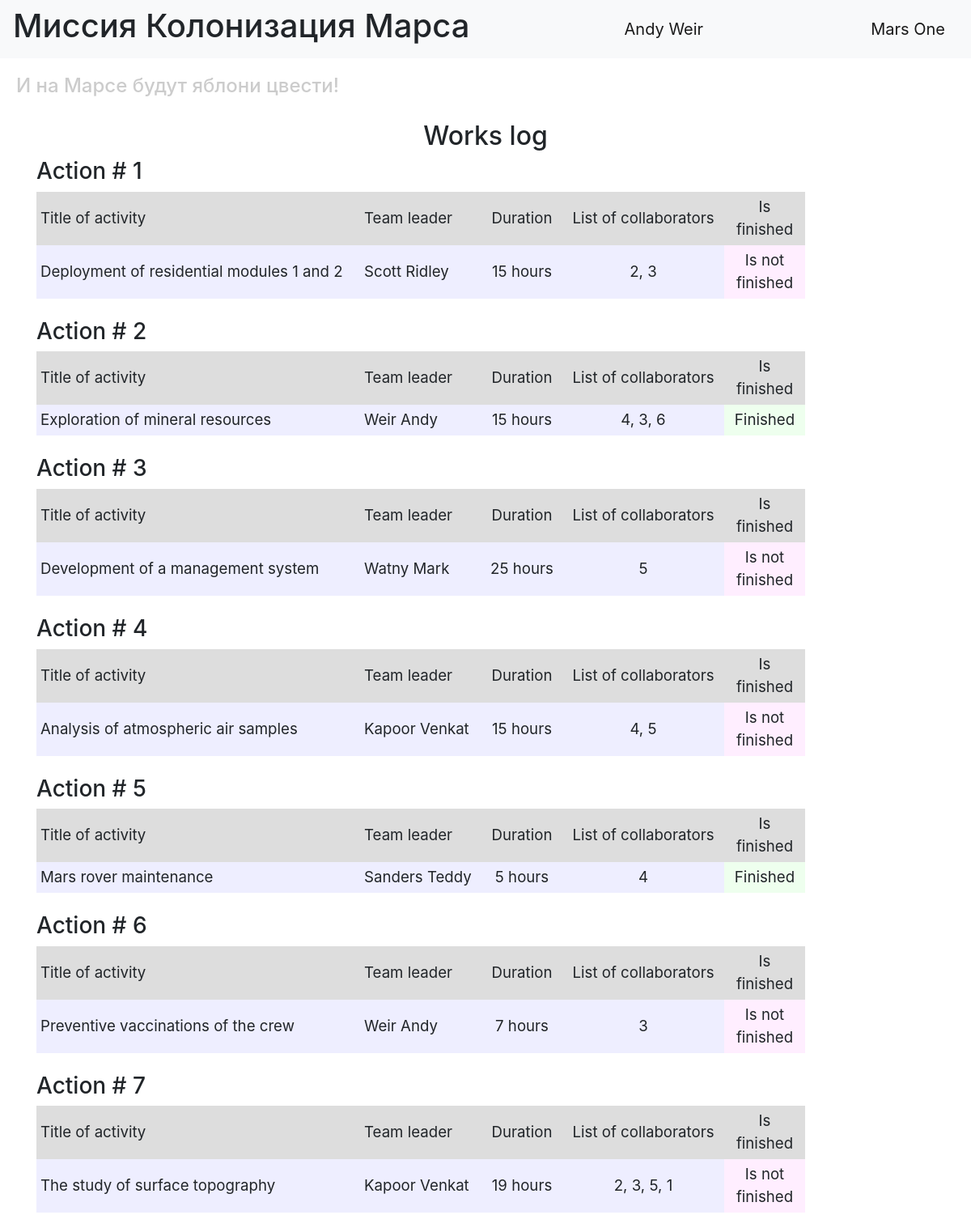
/ (signed in), run on the app's committed database.
### data/users.py (models this page shows, shortened)
class User(SqlAlchemyBase, UserMixin, SerializerMixin):
    __tablename__ = 'users'
    id = sqlalchemy.Column(sqlalchemy.Integer, primary_key=True, autoincrement=True)
    surname = sqlalchemy.Column(sqlalchemy.String, nullable=True)
    name = sqlalchemy.Column(sqlalchemy.String, nullable=True)
    age = sqlalchemy.Column(sqlalchemy.Integer, nullable=True)
    position = sqlalchemy.Column(sqlalchemy.String, nullable=True)
    speciality = sqlalchemy.Column(sqlalchemy.String, nullable=True)
    address = sqlalchemy.Column(sqlalchemy.String, nullable=True)
    email = sqlalchemy.Column(sqlalchemy.String, index=True, unique=True, nullable=True)
    hashed_password = sqlalchemy.Column(sqlalchemy.String, nullable=True)
    modifed_date = sqlalchemy.Column(sqlalchemy.DateTime, default=datetime.datetime.now)
    jobs = orm.relation("Jobs", back_populates='user')

### data/jobs.py (models this page shows, shortened)
class Jobs(SqlAlchemyBase, UserMixin, SerializerMixin):
    __tablename__ = 'jobs'
    id = sqlalchemy.Column(sqlalchemy.Integer, primary_key=True, autoincrement=True)
    job = sqlalchemy.Column(sqlalchemy.String, nullable=True)
    work_size = sqlalchemy.Column(sqlalchemy.Integer, nullable=True, default=0)
    collaborators = sqlalchemy.Column(sqlalchemy.String, nullable=True)
    start_date = sqlalchemy.Column(sqlalchemy.DateTime, default=datetime.datetime.now)
    end_date = sqlalchemy.Column(sqlalchemy.DateTime, default=datetime.datetime.now)
    is_finished = sqlalchemy.Column(sqlalchemy.Boolean, default=True)
    team_leader = sqlalchemy.Column(sqlalchemy.Integer, sqlalchemy.ForeignKey("users.id"))
    user = orm.relation('User')

### main.py (the view)
@app.route("/")
def index():
    db_sess = db_session.create_session()
    jobs = db_sess.query(Jobs).all()
    users = db_sess.query(User).all()
    names = {name.id: (name.surname, name.name) for name in users}
    return render_template("index.html", jobs=jobs, names=names, title='Work log')

### data/db_session.py (called while the page is built)
def create_session() -> Session:
    global __factory
    return __factory()

### main.py (called while the page is built)
@login_manager.user_loader
def load_user(user_id):
    db_sess = db_session.create_session()
    return db_sess.query(User).get(user_id)

### templates/index.html (shortened to what this page needs)
{% extends "base.html" %}
{% block content %}
<h2 align="center">Works log</h2>
{% for job in jobs %}
<h3>Action # {{ job.id }}</h3>
<div class="table_container">
    <table class="my_table">
        <tr class="my_row">
            <td class="title" width="400px" bgcolor="#dddddd">Title of activity</td>
            <td class="title" width="150px" bgcolor="#dddddd">Team leader</td>
            <td class="title" width="100px" bgcolor="#dddddd" align="center">Duration</td>
            <td class="title" width="200px" bgcolor="#dddddd" align="center">List of collaborators</td>
            <td class="title" width="100px" bgcolor="#dddddd" align="center">Is finished</td>
        </tr>
        <tr class="my_row">
            <td class="ordinary" bgcolor="#eeeeff">{{ job.job.capitalize() }}</td>
            <td class="ordinary" bgcolor="#eeeeff">{{ names[job.team_leader][0] }} {{ names[job.team_leader][1] }}</td>
            <td class="ordinary" bgcolor="#eeeeff" align="center">{{ job.work_size }} hours</td>
            <td class="ordinary" bgcolor="#eeeeff" align="center">{{ job.collaborators }}</td>
            {% if job.is_finished %}
            <td class="ordinary" bgcolor="#eeffee" align="center">Finished</td>
            {% else %}
            <td class="ordinary" bgcolor="#ffeeff" align="center">Is not finished</td>
            {% endif %}
        </tr>
    </table>
</div>
<br>
{% endfor %}
{% endblock %}

### templates/base.html (shortened to what this page needs)
<!DOCTYPE html>
<html lang="en">
<head>
    <link rel="stylesheet" href="https://stackpath.bootstrapcdn.com/bootstrap/4.4.1/css/bootstrap.min.css"
>
    <link rel="stylesheet" type="text/css" href="../static/css/style.css"/>
</head>
<body>
<header>
    <nav class="navbar navbar-light bg-light">
        <h1>Миссия Колонизация Марса</h1>
        {% if current_user.is_authenticated %}
        <a class="navbar-brand" href="/logout">{{ current_user.name }} {{ current_user.surname }}</a>
        {% else %}
        <p>
            <a class="btn btn-primary " href="/register">Register</a>
            <a class="btn btn-success" href="/login">Log in</a>
        </p>
        {% endif %}
        <a class="navbar-brand" href="#">Mars One</a>
    </nav>
    <h4>И на Марсе будут яблони цвести!</h4>
</header>
<main role="main" class="container">
    {% block content %}{% endblock %}
</main>
</body>
</html>

### static/css/style.css (style rules this page uses)
td.title { background-color: "#dddddd"; align: "center"; font-size: 14pt; padding: 5px; }
td.ordinary { background-color: "#eeeeff"; align: "center"; font-size: 14pt; padding: 5px; }
h4 { color: #cccccc; padding: 20px; }

### data on the page
User: name "Andy", surname "Weir"
Jobs: id "1", job "Deployment of residential modules 1 and 2", team_leader.surname "Scott", team_leader.name "Ridley", work_size "15", collaborators "2, 3", is_finished "Is not finished"
Jobs: id "2", job "Exploration of mineral resources", team_leader.surname "Weir", team_leader.name "Andy", work_size "15", collaborators "4, 3, 6", is_finished "Finished"
Jobs: id "3", job "Development of a management system", team_leader.surname "Watny", team_leader.name "Mark", work_size "25", collaborators "5", is_finished "Is not finished"
Jobs: id "4", job "Analysis of atmospheric air samples", team_leader.surname "Kapoor", team_leader.name "Venkat", work_size "15", collaborators "4, 5", is_finished "Is not finished"
Jobs: id "5", job "Mars rover maintenance", team_leader.surname "Sanders", team_leader.name "Teddy", work_size "5", collaborators "4", is_finished "Finished"
Jobs: id "6", job "Preventive vaccinations of the crew", team_leader.surname "Weir", team_leader.name "Andy", work_size "7", collaborators "3", is_finished "Is not finished"
Jobs: id "7", job "The study of surface topography", team_leader.surname "Kapoor", team_leader.name "Venkat", work_size "19", collaborators "2, 3, 5, 1", is_finished "Is not finished"
